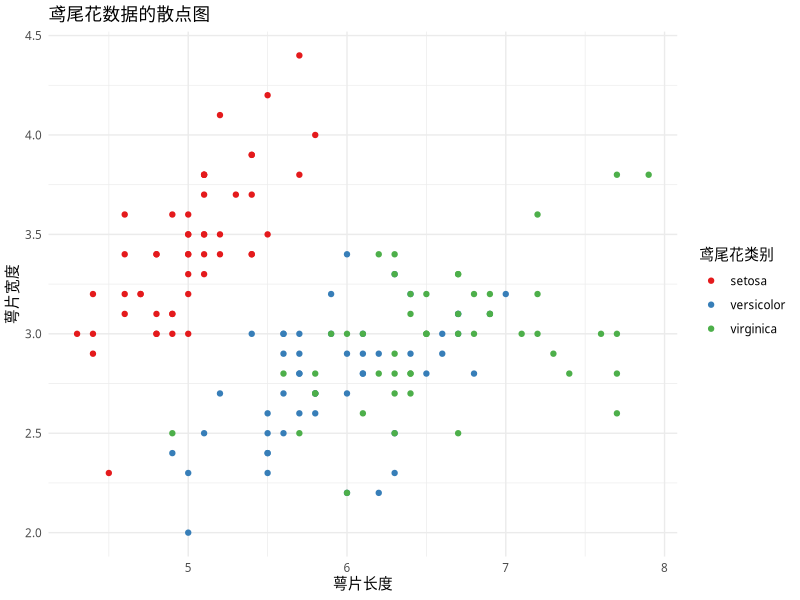
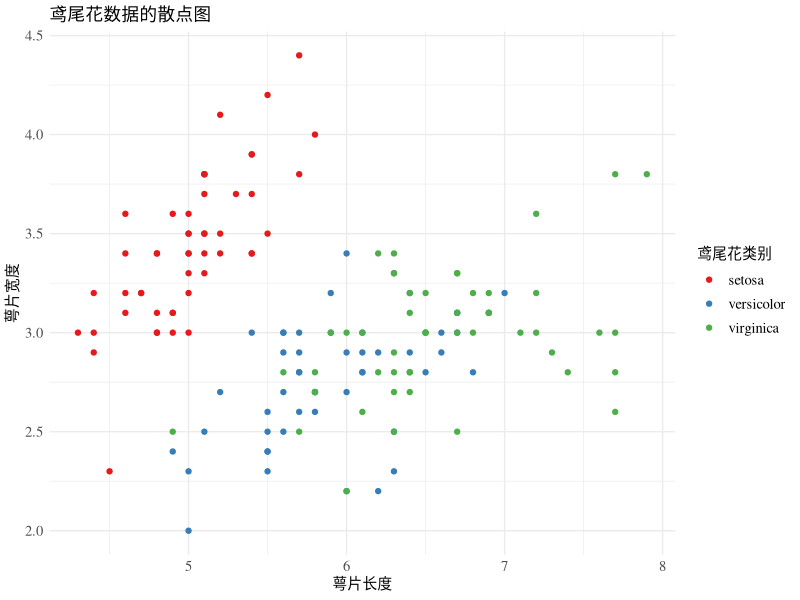
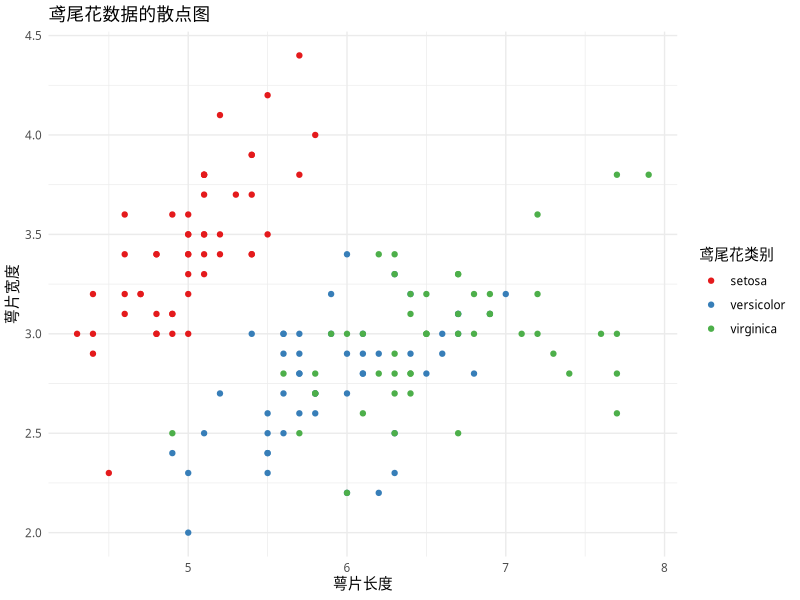
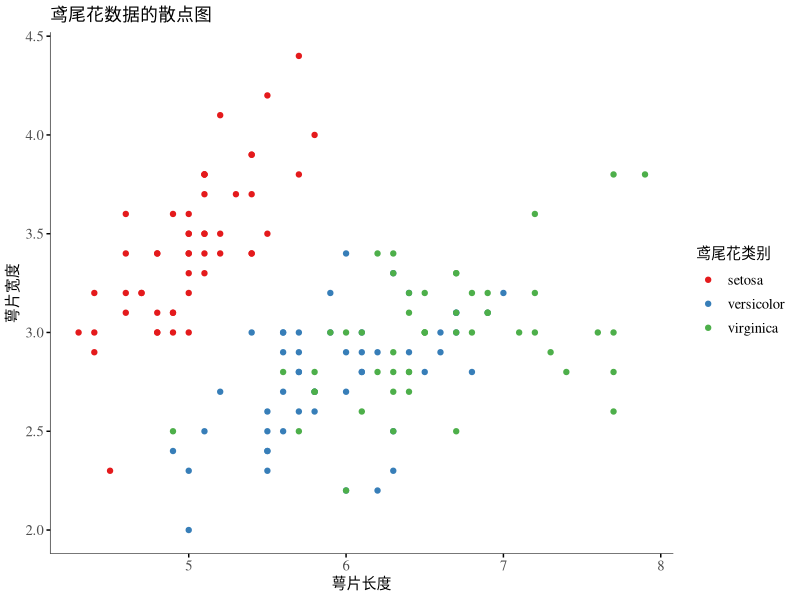
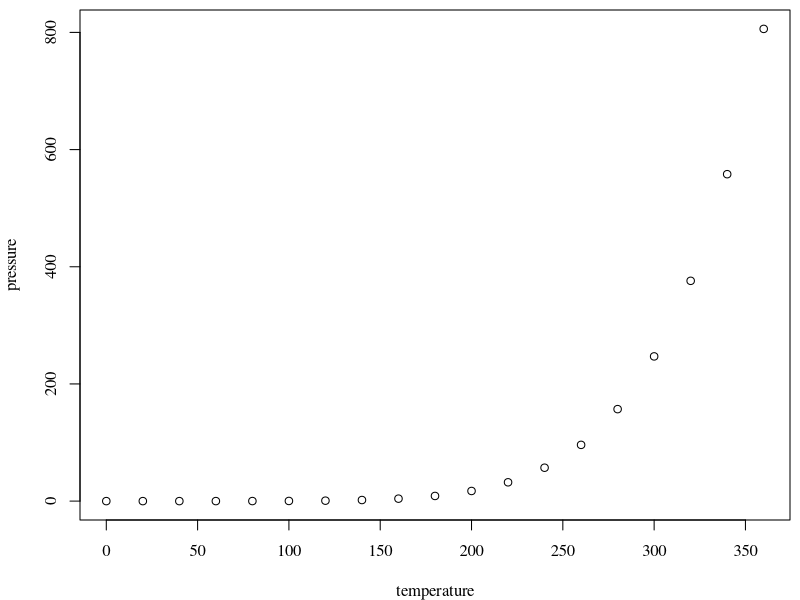
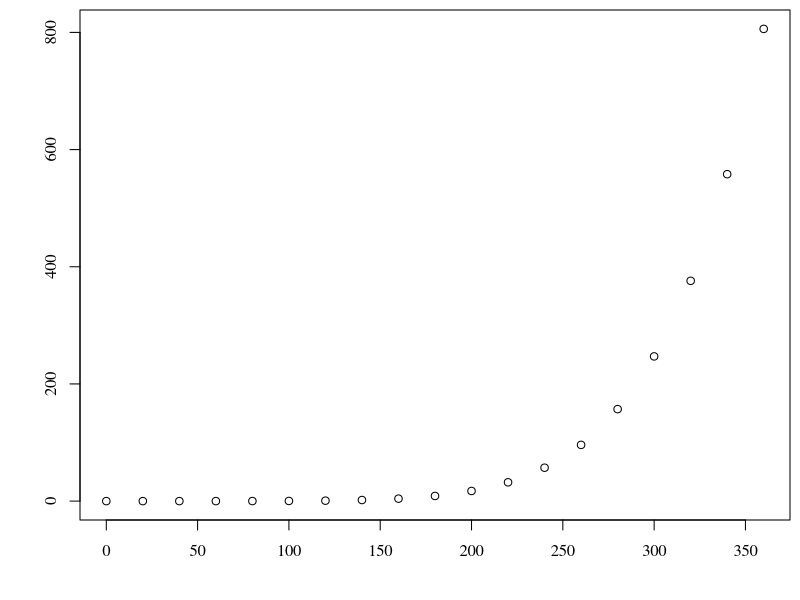

Generate these figures, in order, with R:
## ---- chunk 1
knitr::opts_chunk$set(
  comment = "#>",
  collapse = TRUE,
  echo = TRUE,
  cache = FALSE,
  out.width = "70%",
  fig.align = "center",
  fig.width = 6,
  fig.asp = 0.618, # 1 / phi
  fig.show = "hold",
  fig.showtext = TRUE
)
lapply(c("ggplot2", "showtext", "tikzDevice"), function(pkg) {
  if (system.file(package = pkg) == "") install.packages(pkg)
})
# library(showtext)
# Install Source Han Sans font (by default Simplified Chinese)
# showtext::font_install(source_han_serif("CN")) # 思源宋体
# showtext::font_install(source_han_sans("CN"))  # 思源黑体
## ---- chunk 2
library(ggplot2)
ggplot(iris, aes(Sepal.Length, Sepal.Width)) +
  geom_point(aes(colour = Species)) +
  scale_colour_brewer(palette = "Set1") +
  labs(
    title = "鸢尾花数据的散点图",
    x = "萼片长度", y = "萼片宽度", colour = "鸢尾花类别"
  ) +
  theme_minimal(base_size = 10.54, base_family = "wqy-microhei")
## ---- chunk 3
ggplot(iris, aes(Sepal.Length, Sepal.Width)) +
  geom_point(aes(colour = Species)) +
  scale_colour_brewer(palette = "Set1") +
  labs(
    title = "鸢尾花数据的散点图",
    x = "萼片长度", y = "萼片宽度", colour = "鸢尾花类别"
  ) +
  theme_minimal(base_size = 10.54, base_family = "source-han-serif-cn") +
  theme(
    legend.text = element_text(family = "serif", size = 10.54),
    axis.text = element_text(family = "serif", size = 10.54)
  )
## ---- chunk 4
ggplot(iris, aes(Sepal.Length, Sepal.Width)) +
  geom_point(aes(colour = Species)) +
  scale_colour_brewer(palette = "Set1") +
  labs(
    title = "鸢尾花数据的散点图",
    x = "萼片长度", y = "萼片宽度", colour = "鸢尾花类别"
  ) +
  theme_minimal(base_size = 10.54, base_family = "source-han-serif-cn")
## ---- chunk 5
ggplot(iris, aes(Sepal.Length, Sepal.Width)) +
  geom_point(aes(colour = Species)) +
  scale_colour_brewer(palette = "Set1") +
  labs(
    title = "鸢尾花数据的散点图",
    x = "萼片长度", y = "萼片宽度", colour = "鸢尾花类别"
  ) +
  theme(
    title = element_text(family = "source-han-sans-cn", face = "plain", size = 10.54),
    axis.title = element_text(family = "source-han-serif-cn", face = "plain", size = 10.54),
    legend.title = element_text(family = "source-han-serif-cn", face = "plain", size = 10.54),
    axis.ticks = element_line(colour = "black"),
    legend.text = element_text(family = "serif", size = 10.54),
    axis.text = element_text(family = "serif", size = 10.54),
    panel.grid.major = element_blank(),
    panel.grid.minor = element_blank(),
    panel.background = element_blank(),
    axis.line = element_line(size = 0.2)
  )
## ---- chunk 6
op <- par(family = "serif", mar = c(4, 4, .5, .5))
plot(pressure)
par(op)
## ---- chunk 7
op <- par(mar = c(4, 4, .5, .5))
plot(pressure, xlab = "", ylab = "", family = "serif") # Times
par(op)
## ---- chunk 8
names(pdfFonts())
